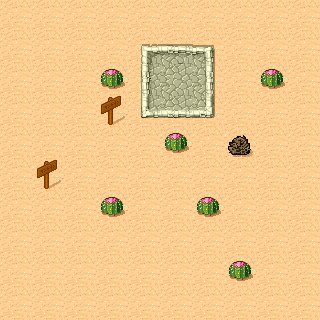

Below is a game level as drawn by its tile map, then a one-line description and the .tmx that defines it (tile-layer data replaced by summaries):
An orthogonal 10x10 tile map with 32x32 px tiles, 1 tile layer (layer1).

<map version="1.0" orientation="orthogonal" renderorder="right-down" width="10" height="10" tilewidth="32" tileheight="32" nextobjectid="1">
 <tileset firstgid="1" name="tmw_desert_spacing" tilewidth="32" tileheight="32" spacing="1" margin="1">
  <image source="tmw_desert_spacing.png" width="265" height="199" />
  <tile id="30">
   <properties>
    <property name="block" value="1" />
   </properties>
  </tile>
  <tile id="45">
   <properties>
    <property name="block" value="1" />
   </properties>
  </tile>
 </tileset>
 <layer name="layer1" width="10" height="10">
  <data>[100 cells, 100 non-empty, 13 distinct tile ids]</data>
 </layer>
</map>
